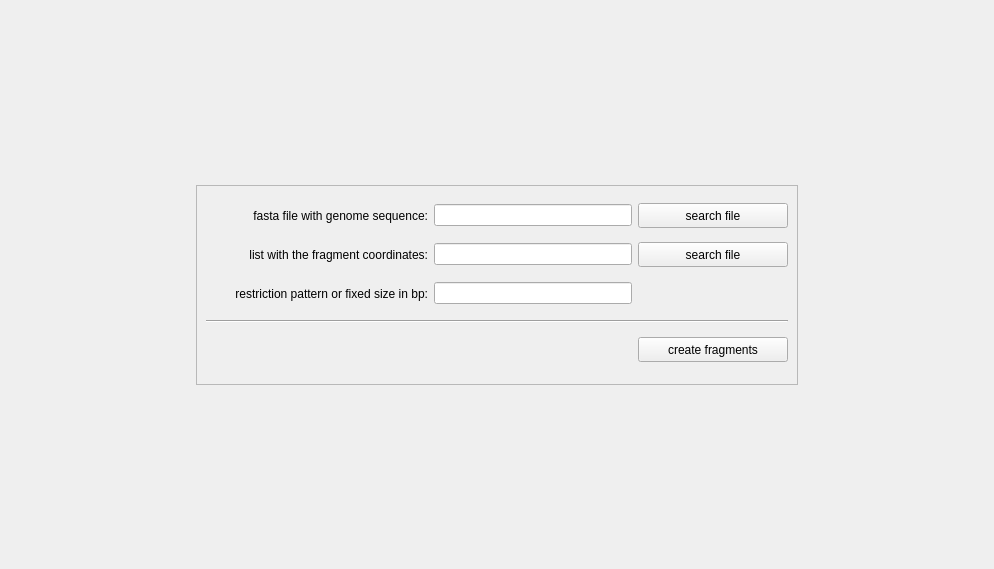
     <widget class="QWidget" name="createFragmentsTab">
      <attribute name="title">
       <string>create fragments</string>
      </attribute>
      <layout class="QGridLayout" name="gridLayout_6">
       <item row="0" column="1">
        <spacer name="verticalSpacer_4">
         <property name="orientation">
          <enum>Qt::Vertical</enum>
         </property>
         <property name="sizeHint" stdset="0">
          <size>
           <width>20</width>
           <height>174</height>
          </size>
         </property>
        </spacer>
       </item>
       <item row="1" column="0">
        <spacer name="horizontalSpacer_16">
         <property name="orientation">
          <enum>Qt::Horizontal</enum>
         </property>
         <property name="sizeHint" stdset="0">
          <size>
           <width>185</width>
           <height>20</height>
          </size>
         </property>
        </spacer>
       </item>
       <item row="1" column="1">
        <widget class="QFrame" name="frame">
         <property name="minimumSize">
          <size>
           <width>600</width>
           <height>200</height>
          </size>
         </property>
         <property name="maximumSize">
          <size>
           <width>16777215</width>
           <height>200</height>
          </size>
         </property>
         <property name="frameShape">
          <enum>QFrame::StyledPanel</enum>
         </property>
         <property name="frameShadow">
          <enum>QFrame::Raised</enum>
         </property>
         <layout class="QGridLayout" name="gridLayout_5">
          <item row="0" column="0">
           <widget class="QLabel" name="CREATEFRAGMENTSlabel">
            <property name="text">
             <string>fasta file with genome sequence:</string>
            </property>
            <property name="alignment">
             <set>Qt::AlignRight|Qt::AlignTrailing|Qt::AlignVCenter</set>
            </property>
           </widget>
          </item>
          <item row="0" column="1">
           <widget class="QLineEdit" name="CREATEFRAGMENTSfasta_lineEdit"/>
          </item>
          <item row="0" column="2">
           <widget class="QPushButton" name="CREATEFRAGMENTSfasta_find">
            <property name="minimumSize">
             <size>
              <width>150</width>
              <height>25</height>
             </size>
            </property>
            <property name="maximumSize">
             <size>
              <width>150</width>
              <height>25</height>
             </size>
            </property>
            <property name="text">
             <string>search file</string>
            </property>
           </widget>
          </item>
          <item row="1" column="0">
           <widget class="QLabel" name="CREATEFRAGMENTSlabel_4">
            <property name="text">
             <string>list with the fragment coordinates:</string>
            </property>
            <property name="alignment">
             <set>Qt::AlignRight|Qt::AlignTrailing|Qt::AlignVCenter</set>
            </property>
           </widget>
          </item>
          <item row="1" column="1">
           <widget class="QLineEdit" name="CREATEFRAGMENTSfragList_lineEdit"/>
          </item>
          <item row="1" column="2">
           <widget class="QPushButton" name="CREATEFRAGMENTSfragList_find">
            <property name="minimumSize">
             <size>
              <width>150</width>
              <height>25</height>
             </size>
            </property>
            <property name="maximumSize">
             <size>
              <width>150</width>
              <height>25</height>
             </size>
            </property>
            <property name="text">
             <string>search file</string>
            </property>
           </widget>
          </item>
          <item row="2" column="0">
           <widget class="QLabel" name="CREATEFRAGMENTSlabel_5">
            <property name="text">
             <string>restriction pattern or fixed size in bp:</string>
            </property>
            <property name="alignment">
             <set>Qt::AlignRight|Qt::AlignTrailing|Qt::AlignVCenter</set>
            </property>
           </widget>
          </item>
          <item row="2" column="1">
           <widget class="QLineEdit" name="CREATEFRAGMENTSresPat_lineEdit"/>
          </item>
          <item row="2" column="2">
           <spacer name="horizontalSpacer_13">
            <property name="orientation">
             <enum>Qt::Horizontal</enum>
            </property>
            <property name="sizeHint" stdset="0">
             <size>
              <width>149</width>
              <height>25</height>
             </size>
            </property>
           </spacer>
          </item>
          <item row="3" column="0" colspan="3">
           <widget class="Line" name="line_2">
            <property name="orientation">
             <enum>Qt::Horizontal</enum>
            </property>
           </widget>
          </item>
          <item row="4" column="0">
           <spacer name="horizontalSpacer_14">
            <property name="orientation">
             <enum>Qt::Horizontal</enum>
            </property>
            <property name="sizeHint" stdset="0">
             <size>
              <width>222</width>
              <height>20</height>
             </size>
            </property>
           </spacer>
          </item>
          <item row="4" column="1">
           <spacer name="horizontalSpacer_15">
            <property name="orientation">
             <enum>Qt::Horizontal</enum>
            </property>
            <property name="sizeHint" stdset="0">
             <size>
              <width>198</width>
              <height>20</height>
             </size>
            </property>
           </spacer>
          </item>
          <item row="4" column="2">
           <widget class="QPushButton" name="RUNCREATEFRAGMENTScreateFragments">
            <property name="minimumSize">
             <size>
              <width>150</width>
              <height>25</height>
             </size>
            </property>
            <property name="maximumSize">
             <size>
              <width>150</width>
              <height>25</height>
             </size>
            </property>
            <property name="text">
             <string>create fragments</string>
            </property>
           </widget>
          </item>
         </layout>
        </widget>
       </item>
       <item row="1" column="2">
        <spacer name="horizontalSpacer_17">
         <property name="orientation">
          <enum>Qt::Horizontal</enum>
         </property>
         <property name="sizeHint" stdset="0">
          <size>
           <width>185</width>
           <height>20</height>
          </size>
         </property>
        </spacer>
       </item>
       <item row="2" column="1">
        <spacer name="verticalSpacer_3">
         <property name="orientation">
          <enum>Qt::Vertical</enum>
         </property>
         <property name="sizeHint" stdset="0">
          <size>
           <width>20</width>
           <height>173</height>
          </size>
         </property>
        </spacer>
       </item>
      </layout>
     </widget>
